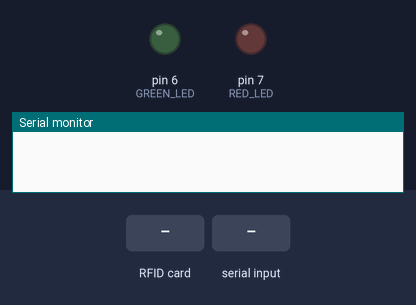
Recording of a sketch running on a simulated Arduino Uno, built with avr-gcc and run on an emulated ATmega328P. On the bench: output pins drawn as LEDs (lit = HIGH), the last lines printed to the serial monitor. The inputs (shaded band) are chosen by the test bench. Pins used as bus, display or sensor lines are not drawn.

Above: at 1.2 s.
1.3 s: RFID card 5E 7A 19 C4 held to the reader
2.8 s: "OK\n" received over Serial
At 3.2 s:
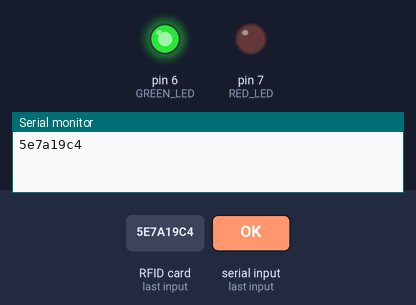
Timing chart, 0 to 5.8 s (numbered marks = the images above; inputs shaded):
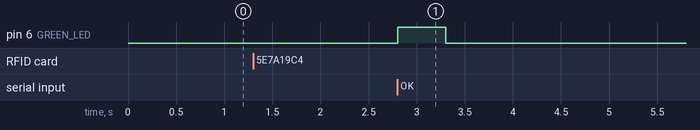

The sketch:

sketch_jun20a.ino
```cpp
#include <SPI.h>
#include <MFRC522.h>

#define SS_PIN 10
#define RST_PIN 9
MFRC522 mfrc522(SS_PIN, RST_PIN);

#define GREEN_LED 6
#define RED_LED 7

void setup() {
  Serial.begin(9600);
  SPI.begin();
  mfrc522.PCD_Init();

  pinMode(GREEN_LED, OUTPUT);
  pinMode(RED_LED, OUTPUT);

  digitalWrite(GREEN_LED, LOW);
  digitalWrite(RED_LED, LOW);
}

void loop() {
  if (!mfrc522.PICC_IsNewCardPresent() || !mfrc522.PICC_ReadCardSerial()) return;

  String rfid = "";
  for (byte i = 0; i < mfrc522.uid.size; i++) {
    rfid += String(mfrc522.uid.uidByte[i], HEX);
  }

  Serial.println(rfid);  // Send RFID tag to PC/.NET

  // Wait for response (from .NET backend)
  unsigned long startTime = millis();
  while (!Serial.available()) {
    if (millis() - startTime > 3000) { // Timeout: 3 sec
      indicateError();
      return;
    }
  }

  String response = Serial.readStringUntil('\n');

  if (response.indexOf("OK") >= 0) {
    indicateSuccess();
  } else {
    indicateError();
  }

  mfrc522.PICC_HaltA();
  mfrc522.PCD_StopCrypto1();

  delay(1000); // wait before next read
}

void indicateSuccess() {
  digitalWrite(GREEN_LED, HIGH);
  delay(500);
  digitalWrite(GREEN_LED, LOW);
}

void indicateError() {
  digitalWrite(RED_LED, HIGH);
  delay(500);
  digitalWrite(RED_LED, LOW);
}
```

Measured:
- after the input at 2.8 s, pin 6 (GREEN_LED): LOW → HIGH at once, → LOW 0.50 s later; pin 7 (RED_LED): stays LOW (without the input it goes to HIGH after 1.5 s)
